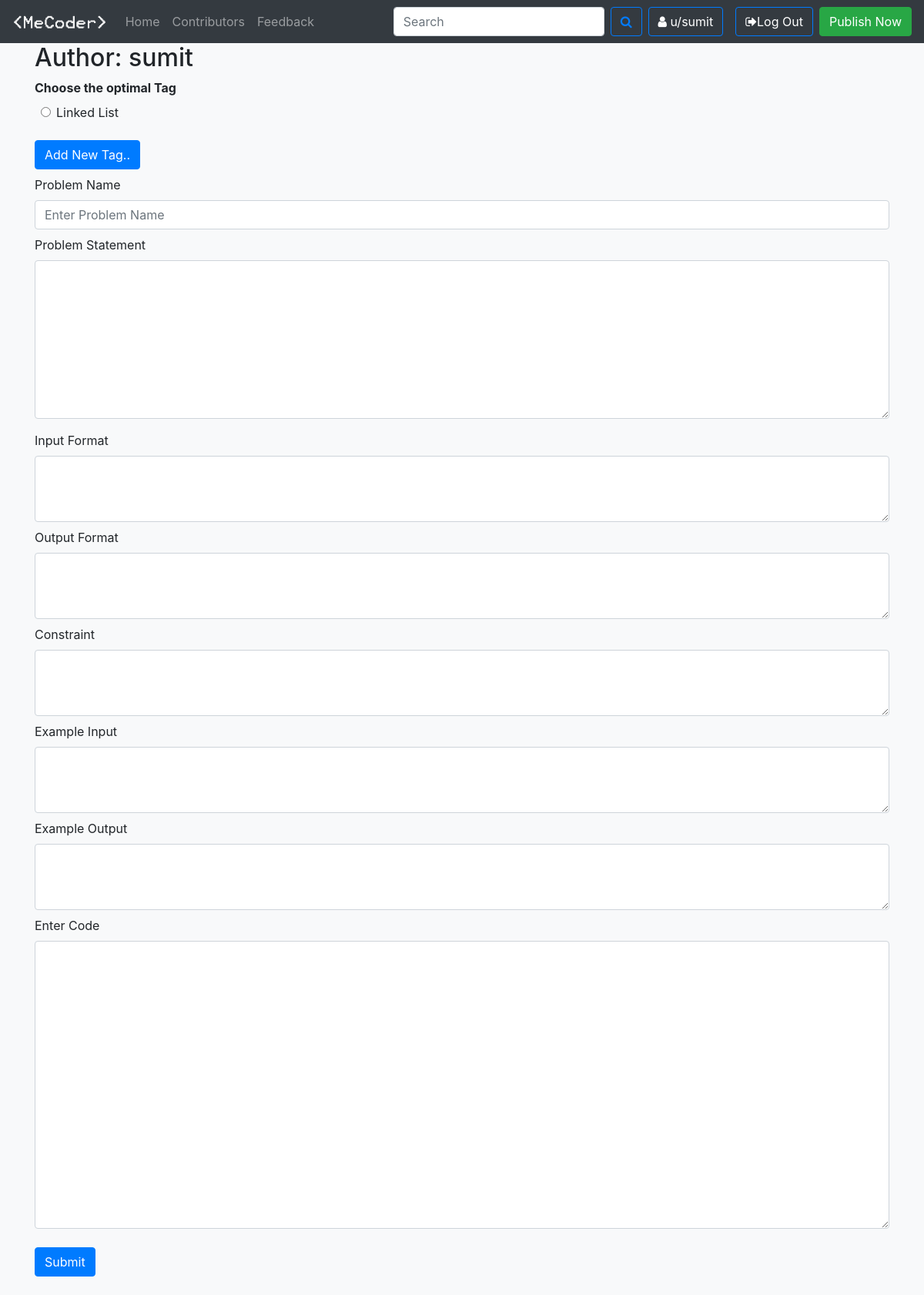
The page /problem/publishpage/ (signed in) on the database as committed earlier.
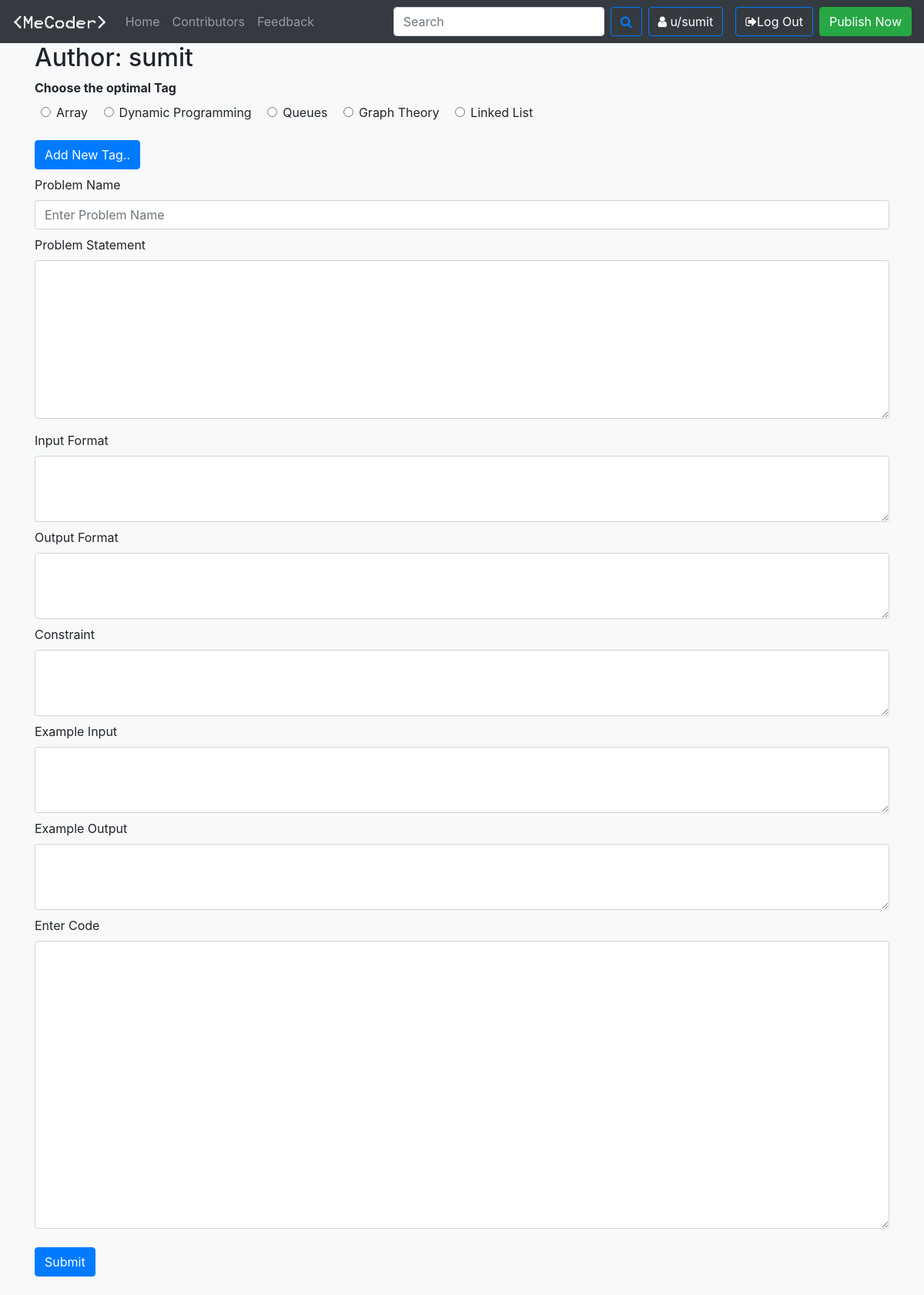
The same page on the database as committed later.
### problem/models.py (models this page shows, shortened)
class probobj(models.Model):
    p_id=models.AutoField(primary_key=True)
    p_user=models.ForeignKey(User,on_delete=models.CASCADE)
    p_tag=models.CharField(max_length=100,default="unnamed")
    p_name=models.CharField(max_length=100)
    p_desc=models.TextField()
    p_in=models.CharField(max_length=200,default="")
    p_out=models.CharField(max_length=200,default="")
    p_const=models.CharField(max_length=200,default="")
    p_exin=models.CharField(max_length=200,default="")
    p_exout=models.CharField(max_length=200,default="")
    p_code=models.TextField(default="")
    p_timestamp=models.DateTimeField(default=now)

### problem/views.py (the view)
# urls.py: path('publishpage/',views.pubpage,name="publishpage"),
def pubpage(request):
    if request.user.is_authenticated:
        allprob=probobj.objects.all()
        tags=set(i.p_tag for i in allprob)
        return render(request,'problem/pubproblem.html',{'tags':tags})
    else:
        return redirect('problemhome')
    return redirect('problemhome')

### templates/problem/pubproblem.html (shortened to what this page needs)
{% extends 'basic.html' %}
{% block body %}
<div class="container bg-light">
<h2>Author: {{request.user}}</h2>
</div>
<div class="container my-2">
<form action="/problem/handlepubpage/" method='POST' >{% csrf_token %}
  <div class ="form-group">
      <label for="tags"><b>Choose the optimal Tag</b></label><br>
      {% for i in tags %}
      <label class="radio-inline mx-2"><div class="form-check">
        <input class="form-check-input" type="radio" name="tags" id="tags{{i}}" value="{{i}}">
        <label class="form-check-label" for="tags{{i}}">
          {{i}}
        </label>
      </div>
    </label>
      {% endfor %}
  </div>
     <button class="btn btn-primary" type="button" data-toggle="collapse" data-target="#addtag" aria-expanded="false" aria-controls="collapseExample">
      Add New Tag..
    </button>
  <div class="form-group my-2">
    <label for="pname">Problem Name</label>
    <input type="text" class="form-control" id="pname" name="pname" placeholder="Enter Problem Name" required>
  </div>
  <div class="form-group">
    <label for="pdesc">Problem Statement</label>
    <textarea class="form-control" id="pdesc" name="pdesc" rows="8" required></textarea>
  </div>
  <div class="form-group my-2">
    <label for="pin">Input Format</label>
    <textarea rows="3" class="form-control" id="pin" name="pin" required></textarea>
  </div>
  <div class="form-group my-2">
    <label for="pout">Output Format</label>
    <textarea rows="3" class="form-control" id="pout" name="pout" required></textarea>
  </div>
  <div class="form-group my-2">
    <label for="pconst">Constraint</label>
    <textarea rows="3" class="form-control" id="pconst" name="pconst" required></textarea>
  </div>
  <div class="form-group my-2">
    <label for="pexin">Example Input</label>
    <textarea rows="3" class="form-control" id="pexin" name="pexin" required></textarea>
  </div>
  <div class="form-group my-2">
    <label for="pexout">Example Output</label>
    <textarea rows="3" class="form-control" id="pexout" name="pexout" required></textarea>
  </div>
  <div class="form-group my-2">
    <label for="pcode">Enter Code</label>
    <textarea rows="15" class="form-control" id="pcode" name="pcode" required></textarea>
  </div>
 <button type="submit" class="btn btn-primary my-3">Submit</button></textarea>
</form>
</div>
{% endblock body %}

Rows that differ between the two databases and show on the page:
added probobj: tags "Array"
added probobj: tags "Dynamic Programming"
added probobj: tags "Queues"
added probobj: tags "Graph Theory"
Other text that changed with them:
new list line: "☐ Array"
new list line: "☐ Dynamic Programming"
new list line: "☐ Queues"
new list line: "☐ Graph Theory"
